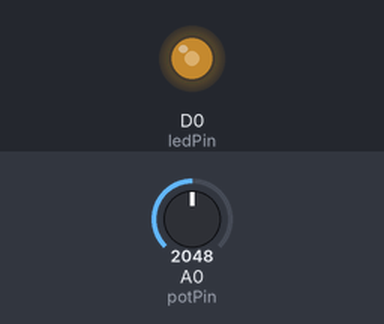
A sketch run on a simulated Particle Photon. Shown: output pins drawn as LEDs (lit = HIGH). The inputs (shaded band) are chosen by the test bench; at power-on: A0 (potPin) = 2048.

Above: at 1.2 s.
1.3 s: A0 (potPin) set to 2866
At 2.5 s:
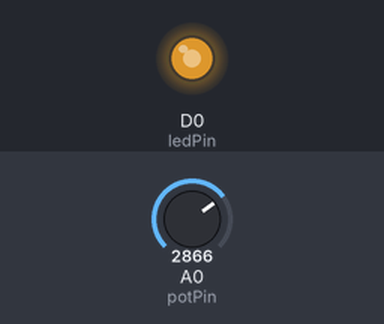
2.8 s: A0 (potPin) set to 3603
At 4.0 s:
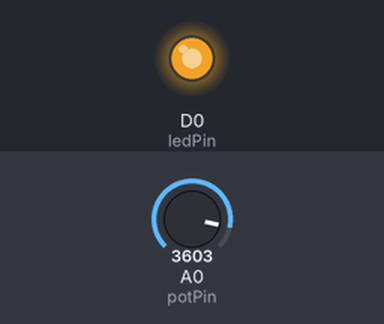
4.3 s: A0 (potPin) set to 491
At 5.2 s:
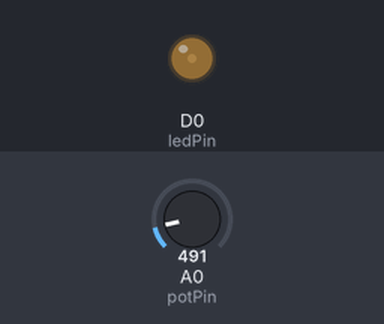
5.8 s: A0 (potPin) set to 0
At 6.4 s:
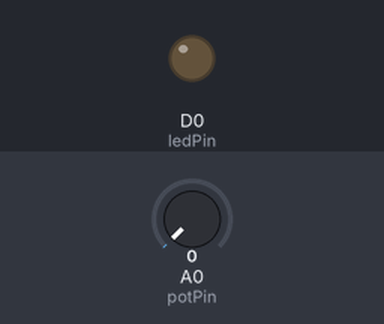
7.3 s: A0 (potPin) set to 2047
At 7.6 s:
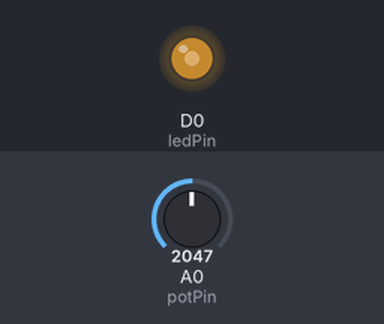
Timing chart, 0 to 9.8 s (numbered marks = the images above; inputs shaded):
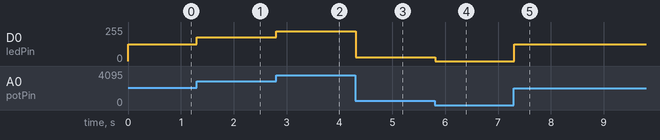

The sketch:

LED.ino
```cpp
// Define a pin we'll place an LED on
int ledPin = D0;

// Our button wired to D0
int buttonPin = D1;

// Define a pin that we'll place the pot on
int potPin = A0;

// Create a variable to hold the pot reading
int potReading = 0;

// Create a variable to store the LED brightness.
int ledBrightness = 0;

void setup()
{
  // Set up the LED for output
  pinMode(ledPin, OUTPUT);

  // For input, we define the
  // pushbutton as an input-pullup
  // this uses an internal pullup resistor
  // to manage consistent reads from the device

  pinMode( buttonPin , INPUT_PULLUP); // sets pin as input
  // Create a cloud variable of type integer
  // called 'light' mapped to photoCellReading
  Particle.variable("pot", &potReading, INT);
}

void loop()
{
  // Use analogRead to read the potentiometer reading
  // This gives us a value from 0 to 4095
  potReading = analogRead(potPin);

  // Map this value into the PWM range (0-255)
  // and store as the led brightness
  ledBrightness = map(potReading, 0, 4095, 0, 255);

  // fade the LED to the desired brightness
  analogWrite(ledPin, ledBrightness);

  // wait 1/10th of a second and then loop
  delay(100);

}
```

Measured:
- after the input at 1.3 s, D0 (ledPin): 127/255 → 178/255 at once
- after the input at 2.8 s, D0 (ledPin): 178/255 → 224/255 at once
- after the input at 4.3 s, D0 (ledPin): 224/255 → 30/255 at once
- after the input at 5.8 s, D0 (ledPin): 30/255 → 0/255 at once
- after the input at 7.3 s, D0 (ledPin): 0/255 → 127/255 at once
